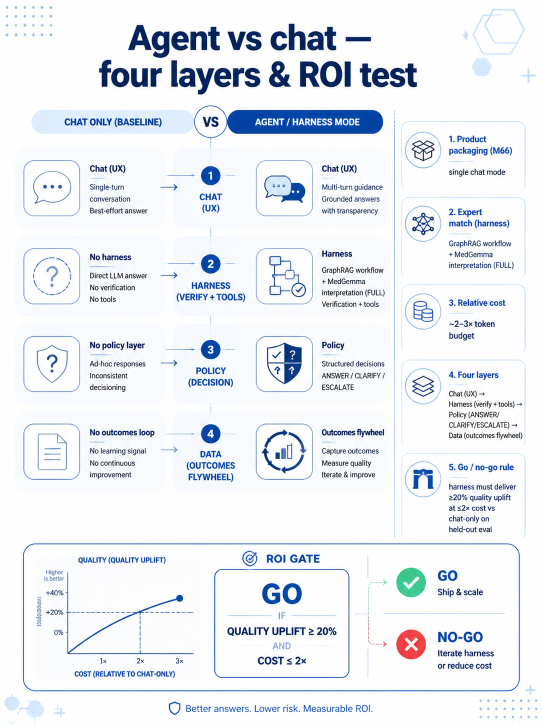
#> input picture docs/presentations/images/agent-vs-chat.png, 1086 x 1448 px (shown at 1/2 size); its folder holds only this picture in this run
$ python normalize_presentation_images_to_3x4.py
#> lines starting #> are read from the running program, lines starting #| are printed output that depends on the picture
#!/usr/bin/env python3
"""Scale and center-crop presentation slide PNGs to exact 3:4 portrait (width:height)."""

from __future__ import annotations

import sys
from pathlib import Path

try:
    from PIL import Image, ImageOps
except ImportError:
    print("Install Pillow: pip install Pillow", file=sys.stderr)
    sys.exit(1)

# 3:4 portrait (width x height)
TARGET_W, TARGET_H = 768, 1024

ROOT = Path(__file__).resolve().parents[1]
IMG_DIR = ROOT / "docs" / "presentations" / "images"


def main() -> None:
    if not IMG_DIR.is_dir():
        print(f"Missing directory: {IMG_DIR}", file=sys.stderr)
        sys.exit(1)
    paths = sorted(IMG_DIR.glob("*.png"))
    if not paths:
        print(f"No PNG files in {IMG_DIR}", file=sys.stderr)
        sys.exit(1)
    for path in paths:
        with Image.open(path) as img:
#> img is the input picture: PIL image 1086x1448 RGB; mean R, G, B 234, 237.9, 244.2
            if img.size == (TARGET_W, TARGET_H):
                print(f"{path.name} (already {TARGET_W}x{TARGET_H})")
                continue
            rgba = img.convert("RGBA")
            fitted = ImageOps.fit(
                rgba,
                (TARGET_W, TARGET_H),
                method=Image.Resampling.LANCZOS,
                centering=(0.5, 0.5),
            )
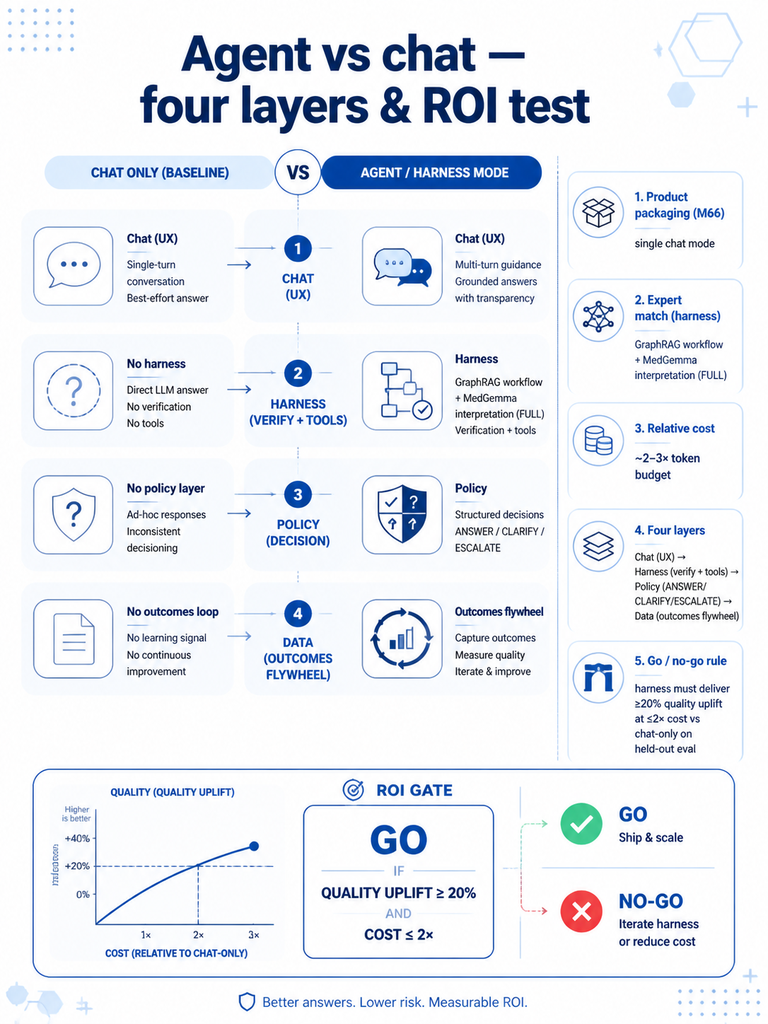
#> fitted: PIL image 768x1024 RGBA; mean R, G, B, A 233.8, 237.7, 244.1, 255
        fitted.save(path, format="PNG", optimize=False)
        print(f"{path.name} -> {TARGET_W}x{TARGET_H}")
    print(f"Normalized {len(paths)} images to {TARGET_W}x{TARGET_H} (3:4 portrait).")


if __name__ == "__main__":
    main()

$ run again, on docs/presentations/images/problem1-consultation-delays.png
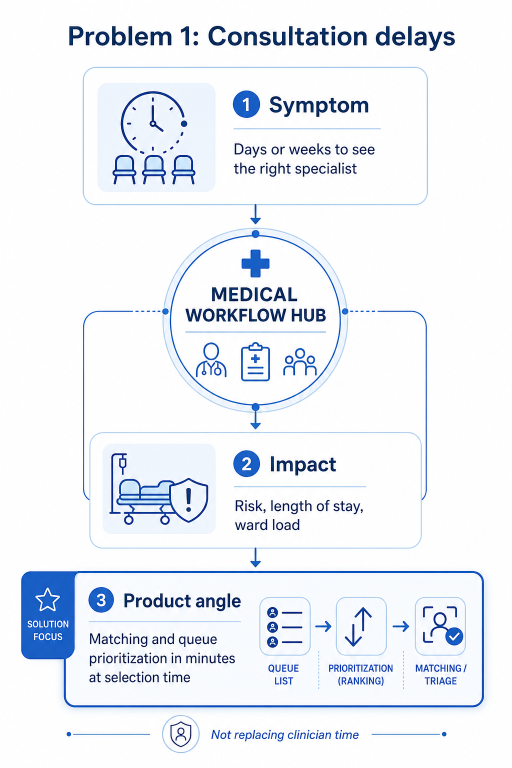
#> input picture docs/presentations/images/problem1-consultation-delays.png, 1024 x 1536 px (shown at 1/2 size)
#> in main, img is the input picture: PIL image 1024x1536 RGB; mean R, G, B 236.2, 240.3, 246.9
#> in main, `fitted = ImageOps.fit( rgba, (TARGET_W, TARGET_H), method=Image.Resamp..`:
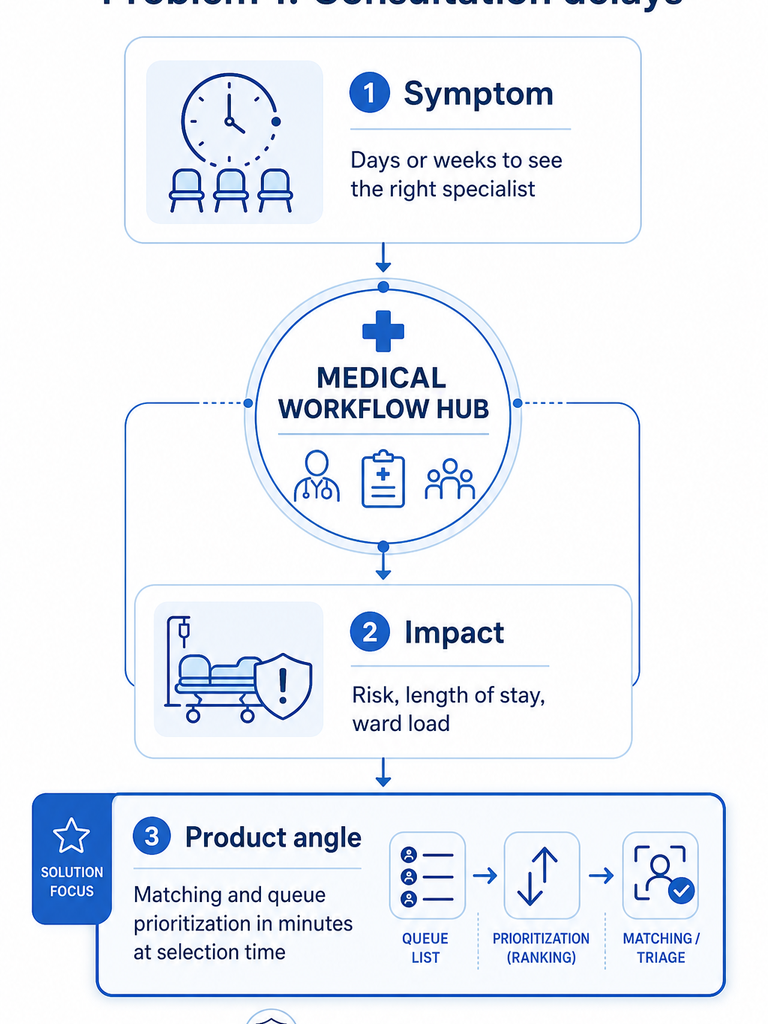
#> fitted: PIL image 768x1024 RGBA; mean R, G, B, A 236, 240.2, 247.2, 255

$ run again, on docs/presentations/images/problem2-invisible-expertise.png
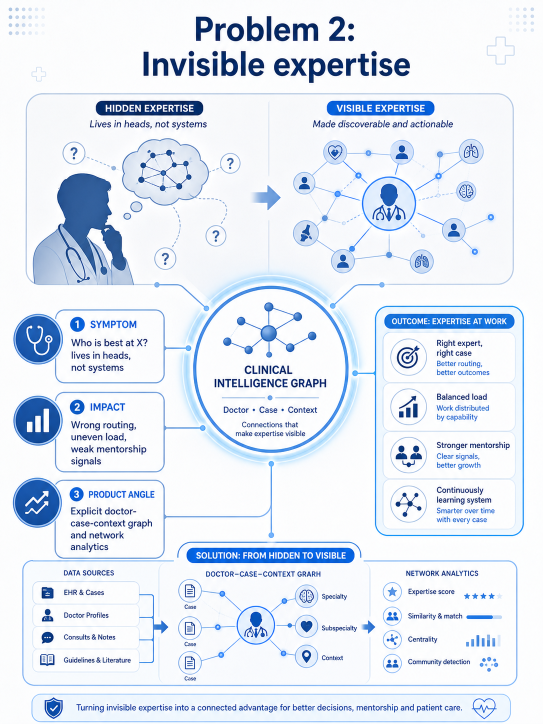
#> input picture docs/presentations/images/problem2-invisible-expertise.png, 1086 x 1448 px (shown at 1/2 size)
#> in main, img is the input picture: PIL image 1086x1448 RGB; mean R, G, B 224.9, 232.8, 243.9
#> in main, `fitted = ImageOps.fit( rgba, (TARGET_W, TARGET_H), method=Image.Resamp..`:
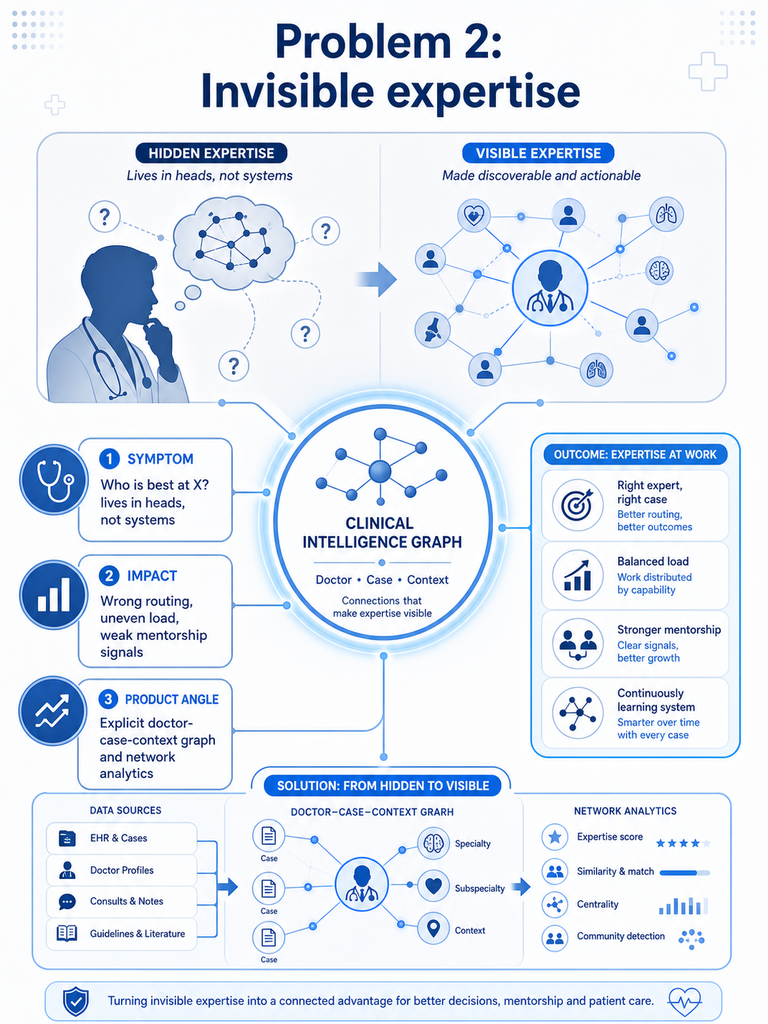
#> fitted: PIL image 768x1024 RGBA; mean R, G, B, A 224.7, 232.6, 243.8, 255
